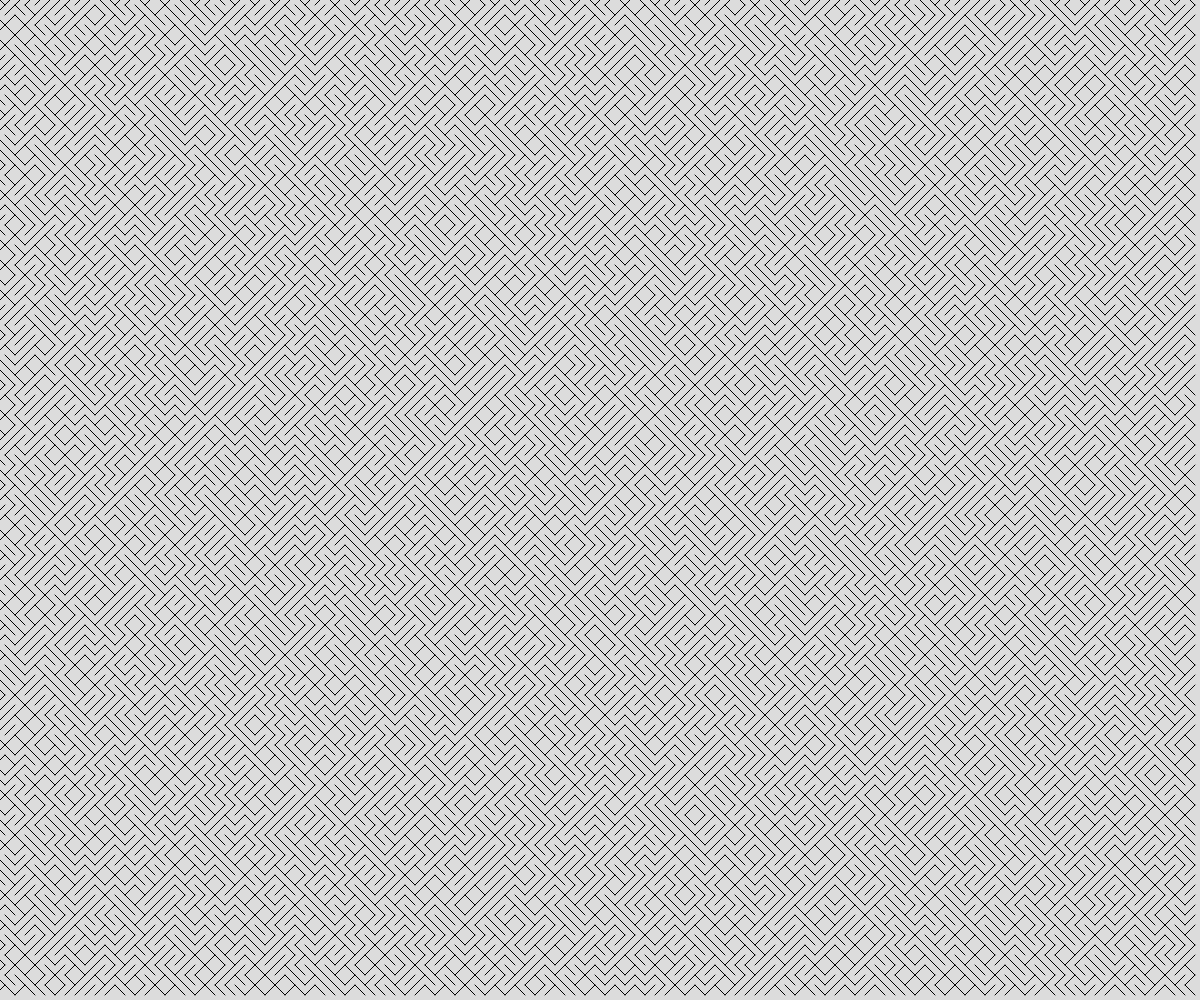
Frame 1 (no input)
Frame 60 (no input): identical to frame 1, image omitted
Frame 120 (the mouse pressed at the canvas centre since frame 60): identical to frame 1, image omitted

The p5.js sketch that drew this single still picture (run headless with seeded random() and noise() and a simulated clock; from frame 60 on, the mouse is pressed at the canvas centre):

// p5.js sketch
// ── sketch.js
let theTiles = [];
const TILE_SIZE = 10;

function setup() {
  createCanvas(windowWidth, windowHeight);

  for(let x = 0; x < windowWidth; x+= TILE_SIZE){
    for(let y = 0; y < windowHeight; y+= TILE_SIZE){
      spawnTile(x, y, TILE_SIZE);
    }
  }

}

function draw() {
  background(220);

  for(let tile of theTiles){
    line(tile.x1, tile.y1, tile.x2, tile.y2);
  }
}

function spawnTile(x, y, tile_size){
  let choice = random(100);
  let tile;
  if(choice < 50){
    tile = {
      x1: x - tile_size/2,
      y1: y + tile_size/2,
      x2: x + tile_size/2,
      y2: y - tile_size/2,
    };
  }else{
    tile = {
      x1: x - tile_size/2,
      y1: y - tile_size/2,
      x2: x + tile_size/2,
      y2: y + tile_size/2,
    };
  }
  theTiles.push(tile);
  return tile;
}
